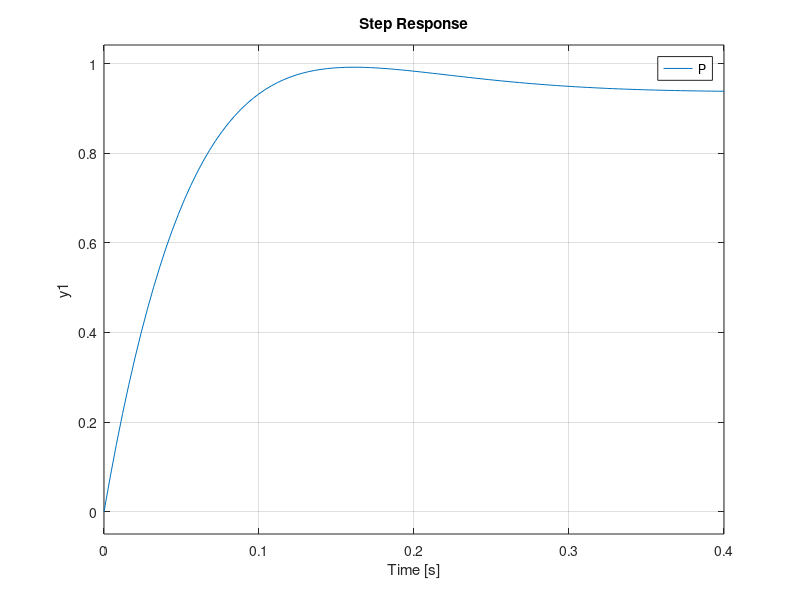

Here is the MATLAB script that generated this plot:
close all; clear, clc

s = tf('s');
G = 1 / (s^2 + 10*s + 20);

%% Control Proporcional
Kp = 300;
CG = series(Kp,G);
L = feedback(CG,1);

step(L), hold on

%% Control Integral (PI)
Kp = 300;
Ki = 500;
% Kp + Ki/s
C = pid(Kp,Ki,0);
CG = series(C,G);
L = feedback(CG,1);

step(L)

%% Control Derivativo (PD)
Kp = 300;
Kd = 20;
% Kp + Kd*s
C = pid(Kp,0,Kd);
CG = series(C,G);
L = feedback(CG,1);

step(L)

legend('P','PI', 'PD')